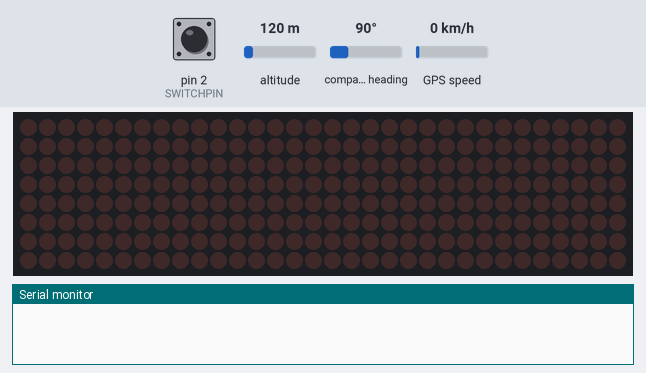
Bench run of a sketch on a simulated Arduino Uno, built with avr-gcc and run on an emulated ATmega328P. On the bench: 32×8 LED matrix, the last lines printed to the serial monitor. The inputs (shaded band) are chosen by the test bench; at power-on: pin 2 (SWITCHPIN) LOW, altitude 120 m, compass heading 90°, GPS speed 0 km/h. The GPS gets a fix after 3 s at 37.7749, -122.4194 with 8 satellites.

Above: at 6.2 s.
6.3 s: pin 2 (SWITCHPIN) pulled HIGH for 0.15 s
At 6.45 s:
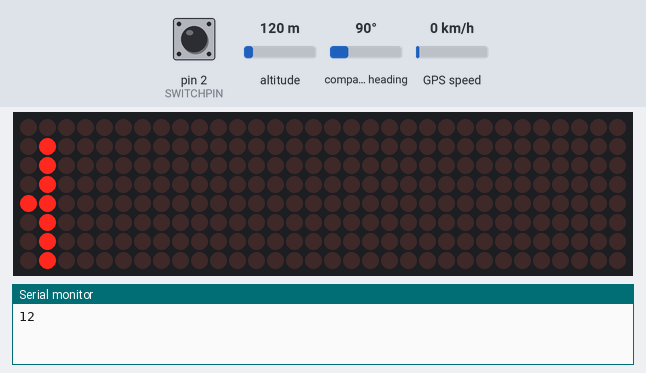
At 6.85 s:
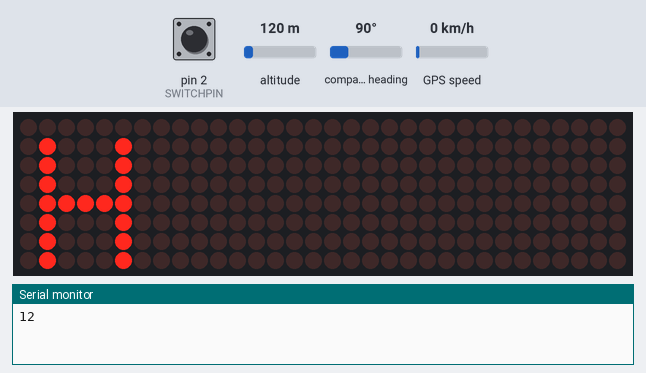
Timing chart, 0 to 9.3 s (numbered marks = the images above; inputs shaded):
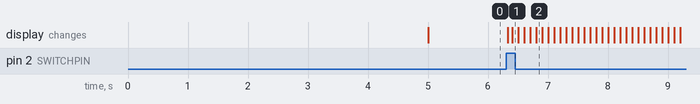

Measured:
- after the input at 6.3 s, the display: first changes at once (image 1 shows a later state)

The sketch:

anniversary-gps.ino
```cpp
#include <stdint.h>
#include <TinyGPSPlus.h>
#include <SoftwareSerial.h>
#include <MD_Parola.h>
#include <MD_MAX72xx.h>
#include <SPI.h>


//GPS Settings
SoftwareSerial ss(8, 7);
TinyGPSPlus gps;

// Display settings
// Initialize display class
// args (display type, CS pin,# displays connected)
MD_Parola P = MD_Parola(MD_MAX72XX::FC16_HW, 10, 4);
#define SPEED_TIME  100
#define PAUSE_TIME  0
#define DISPLAY_EFFECT PA_SCROLL_RIGHT
#define DISPLAY_ALIGN PA_LEFT
bool display_finished = true;

// Switch Settings
#define POWERPIN 4
#define SWITCHPIN 2
#define DEBOUNCE_TIME 2000
bool button_state = false;
bool button_state_debounced = false;

// Game settings
//set to desired location
// static const double CABIN_LAT = xx.xxxxxx, CABIN_LON = -xxx.xxxxxx;
static const double CABIN_LAT , CABIN_LON ;
#define max_num_btn_pushes 12
uint8_t btn_pushes_remaining = max_num_btn_pushes;

// Messages
const String first_time_msg = "Happy Anniversary! When the button is pressed, the distance to your anniversary getaway will be displayed. You have ten tries. Good luck!";
const String game_over_msg = "Oh no! You are out of tries. No anniversary for Meg.";
const String game_msg_btn = "Button pushes remaining:  ";
const String game_msg_dist = "Distance to anniversary: ";
const String units = " mi. ";
const String no_gps_msg = "Unable to acquire GPS. Please move outside and try again.";
String temp;

// General stuff needed
uint32_t gps_timer = millis();
uint32_t btn_timer = millis();
#define km_to_mi_conversion 0.621371

// Pushes a new message to display, but only if the display is finished
void display(const String &msg)
{
  if (display_finished){
    P.displayText(msg.c_str(), PA_LEFT, SPEED_TIME, PAUSE_TIME, DISPLAY_EFFECT, DISPLAY_EFFECT);
  }
}

void display(const String &msg, double distance, uint8_t num)
{
  temp = msg;

  temp.concat(distance);
  temp.concat(units);
  temp.concat(game_msg_btn);
  temp.concat(num);

  Serial.println(temp);

  P.displayText(temp.c_str(), PA_LEFT, SPEED_TIME, PAUSE_TIME, DISPLAY_EFFECT, DISPLAY_EFFECT);
}

// These are all the things that must be done
// as often as possible to keep things running
// smoothly
void background_tasks()
{
  // call display animate as often as practicable IAW library docs
  display_finished = P.displayAnimate();

  // read latest GPS
  if (ss.available()){
      gps.encode(ss.read());
  }

  button_state = digitalRead(SWITCHPIN);

  // routine to debounce button
  if (button_state){
    if ((millis() - btn_timer) < DEBOUNCE_TIME) {
      button_state_debounced = false;
    }
    else {
      button_state_debounced = true;
      btn_timer = millis();
    }
  }

  return;
}

void setup()
{
  // talk to computer
  Serial.begin(115200);
  delay(5000);

  // Set up GPS
  ss.begin(9600);
  // GPS.sendCommand(PMTK_SET_NMEA_UPDATE_1HZ); // 1 Hz update rate
  // GPS.sendCommand(PMTK_SET_NMEA_OUTPUT_RMCONLY); // Set GPS mode (RMC is most basic)
  // GPS.sendCommand(PMTK_SET_NMEA_UPDATE_1HZ); // Set GPS update rate
  // GPS.sendCommand(PGCMD_NOANTENNA);
  // delay(1000);
  // GPS.println(PMTK_Q_RELEASE);// Ask for GPS firmware version

  // Set up displays
  P.begin();
  P.setZoneEffect(0,true,PA_FLIP_LR); //Documentation says not to use these with scrolling but seems to work
  P.setZoneEffect(0,true,PA_FLIP_UD);

  // Set up switch
  pinMode(POWERPIN, OUTPUT);
  digitalWrite(POWERPIN, HIGH);
  pinMode(SWITCHPIN, INPUT);
}

void loop()
{
  background_tasks();

  if (button_state_debounced && display_finished){
    if (!gps.location.isValid()){
    display(no_gps_msg);
    }
    else{
      button_state_debounced = false; // set to false to prevent counting twice
      Serial.println(btn_pushes_remaining);
      switch (btn_pushes_remaining) {

      case max_num_btn_pushes:
        display(first_time_msg);
        btn_pushes_remaining--;
        break;

      case 0:
        display(game_over_msg);
        break;

      default:
        double distance = TinyGPSPlus::distanceBetween(gps.location.lat(), gps.location.lng(), CABIN_LAT, CABIN_LON) / 1000;
        distance = distance * km_to_mi_conversion;

        btn_pushes_remaining--;
        display(game_msg_dist, distance, btn_pushes_remaining);
        break;
      }
    }
  }
}
```
